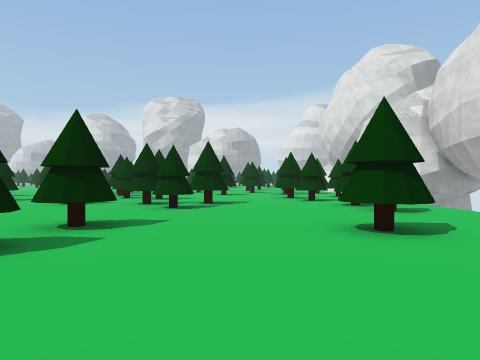
view 1 (above)

24 first-person views from a walk through a 3-D level made in the Unity game engine. The camera is 1.2 m above the floor, looks level and sees 70° across. The floor is counted in squares, 2 m on a side. Each view is taken from the middle of a square. On the plan, view 1 faces up. The plan holds only what a view shows up to about 10 squares ahead; the rest is blank. The place goes on beyond the plan. The player character is not drawn. Some surface patterns are stand-ins.

view 2
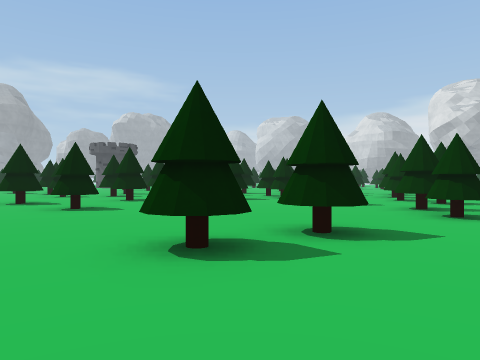

view 3
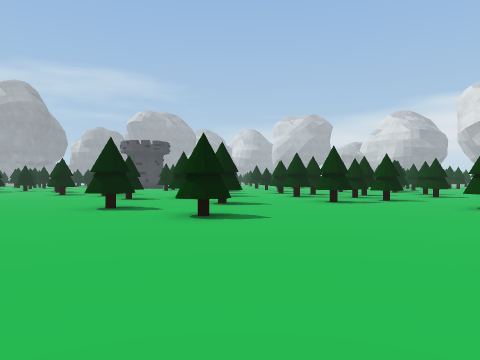

view 4
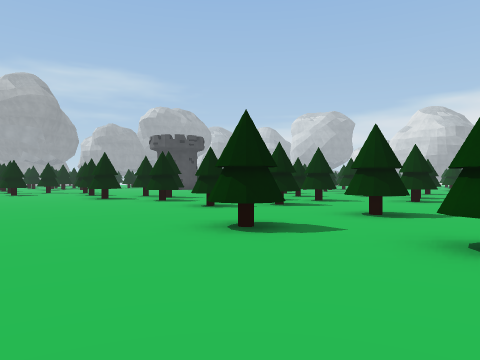

view 5
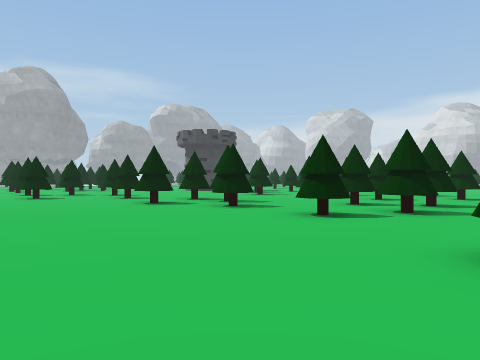

view 6
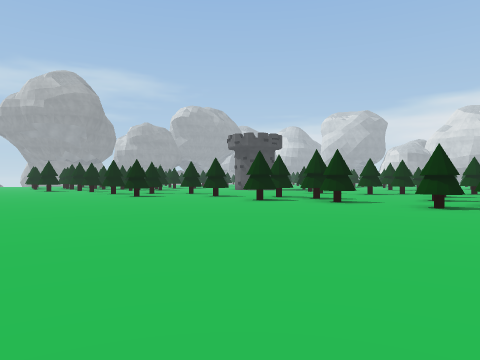

view 7
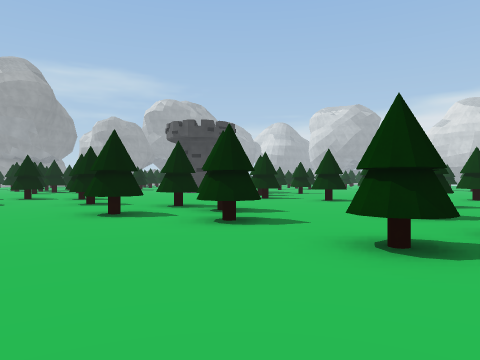

view 8
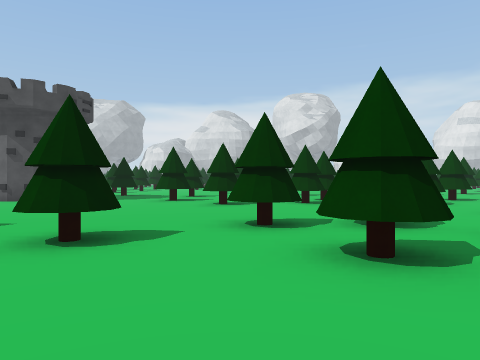

view 9
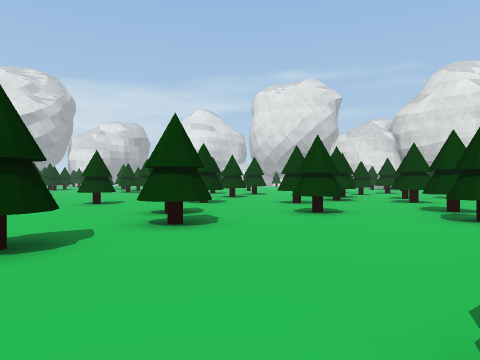

view 10
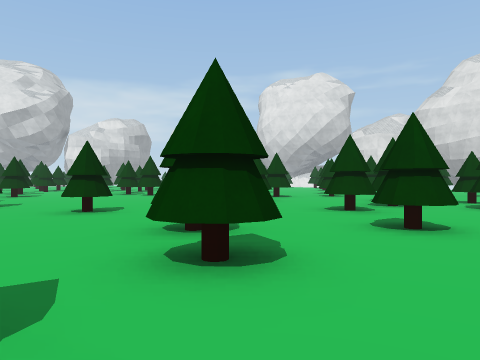

view 11
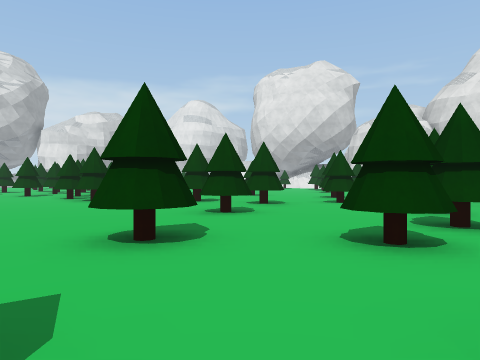

view 12
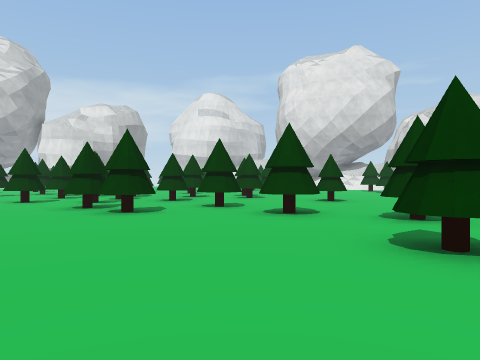

view 13
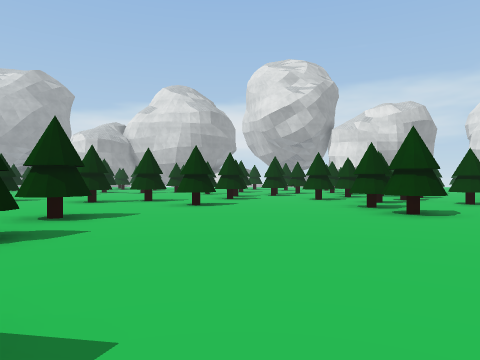

view 14
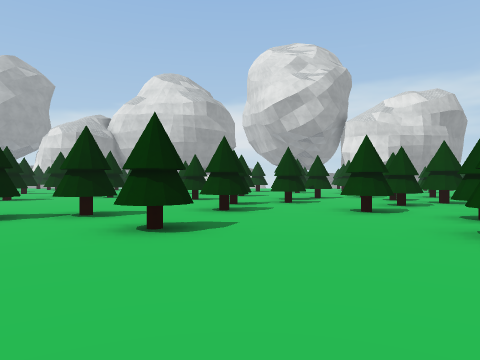

view 15
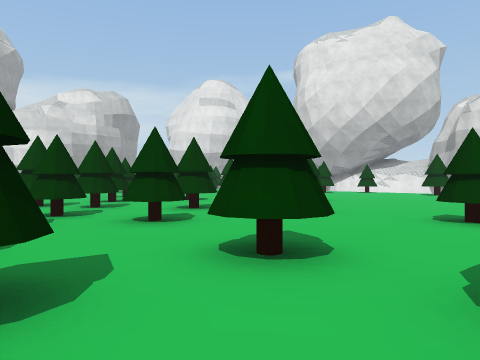

view 16
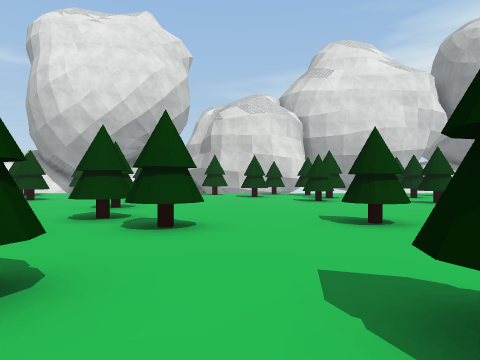

view 17
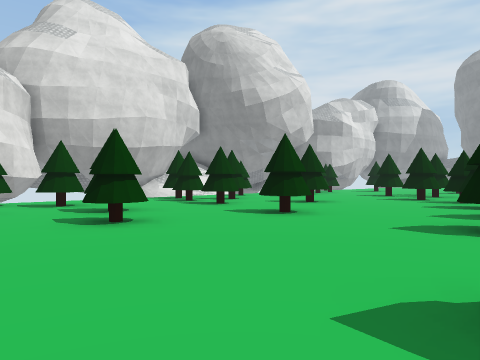

view 18
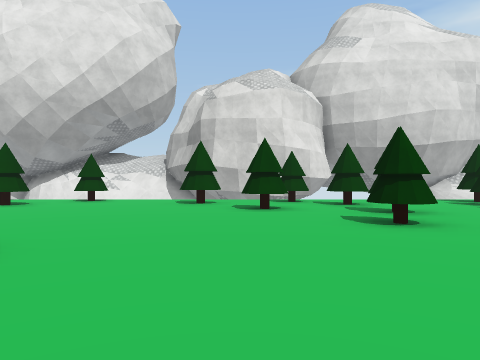

view 19
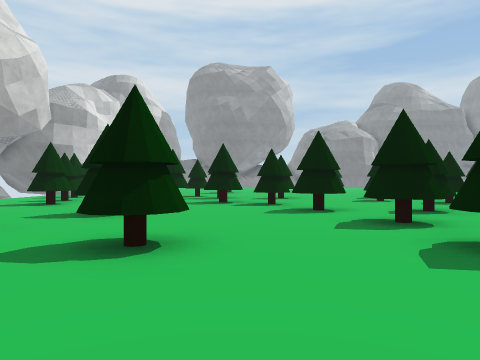

view 20
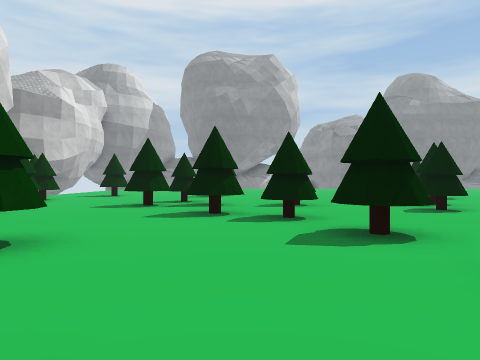

view 21
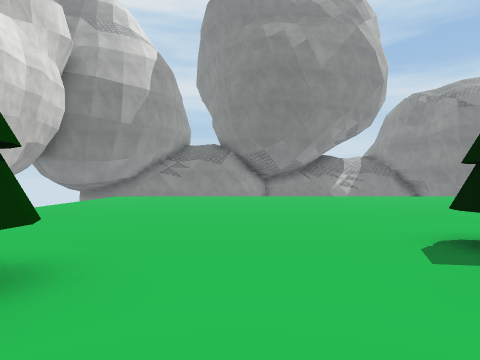

view 22
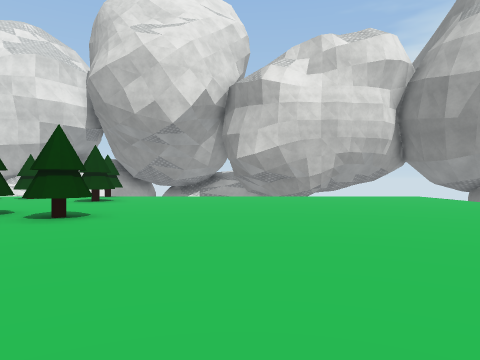

view 23
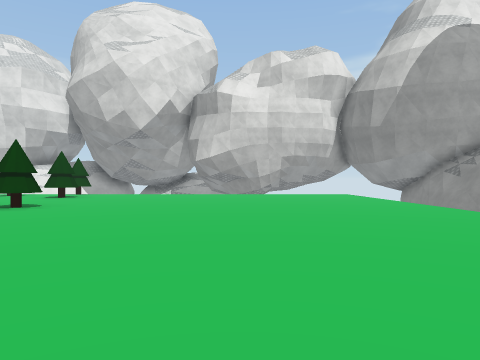

view 24
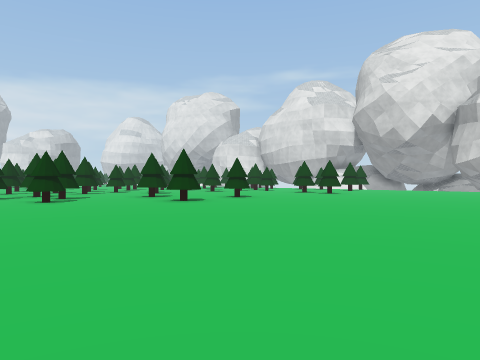

### Floor plan
Key: @ floor where view 1 was taken; # wall or solid block; x gap in a wall; . floor.
Columns run from 21 left of view 1 to 4 right of it. Each row starts with its distance up from view 1.
 29 #..  .....  ..
 28 .... .##...###      #  #..
 27 ..........#.#...  ... ....
 26  .....#.#...x............#
 25 ..##.......# x............
 24 ..#.......#.x..#..........
 23  ....#........##........#.
 22  ........x................
 21   .......#.#.............#
 20   .#...........#....#....#
 19    x.......#......... xx..
 18    #......................
 17    .........#.  #..#.....
 16    ......#.... .......###.
 15    .............#...... #x
 14   .....#....  ......#..
 13   .......... .#.##......
 12 #...#...#.#......x.....#x
 11 ..#.#..#.........##....x.
 10 ...........#..#........#.
  9 .................#.##....
  8 .......#...........##...#.
  7 ..#.#....#..............#.
  6 #...##.....#..............
  5 #..#....#................
  4 ...................x...#.
  3 ...........#.......#....
  2 .........................
  1 .........................
  0 .....................@....
 -1 ..........................
 -2   ........................
 -3      .....................
 -4      .....................
 -5      ....      .........
 -6                 ........

Where each view was taken, in squares from view 1:
view 1: 0 up, 0 right, facing up
view 2: 1 up, 0 right, facing up-left
view 3: 0 up, 3 left, facing up-left
view 4: 0 up, 7 left, facing up-left
view 5: 0 up, 10 left, facing up-left
view 6: 3 down, 11 left, facing up-left
view 7: 2 up, 12 left, facing up-left
view 8: 2 up, 19 left, facing up
view 9: 7 up, 20 left, facing up-right
view 10: 9 up, 19 left, facing up-right
view 11: 11 up, 16 left, facing up-right
view 12: 15 up, 15 left, facing up-right
view 13: 15 up, 15 left, facing up
view 14: 19 up, 15 left, facing up
view 15: 19 up, 12 left, facing up-right
view 16: 22 up, 11 left, facing right
view 17: 22 up, 6 left, facing down-right
view 18: 22 up, 6 left, facing right
view 19: 20 up, 3 left, facing down
view 20: 17 up, 3 left, facing down
view 21: 6 up, 0 right, facing down
view 22: 0 up, 8 left, facing right
view 23: 2 down, 10 left, facing right
view 24: 5 down, 16 left, facing up-right
